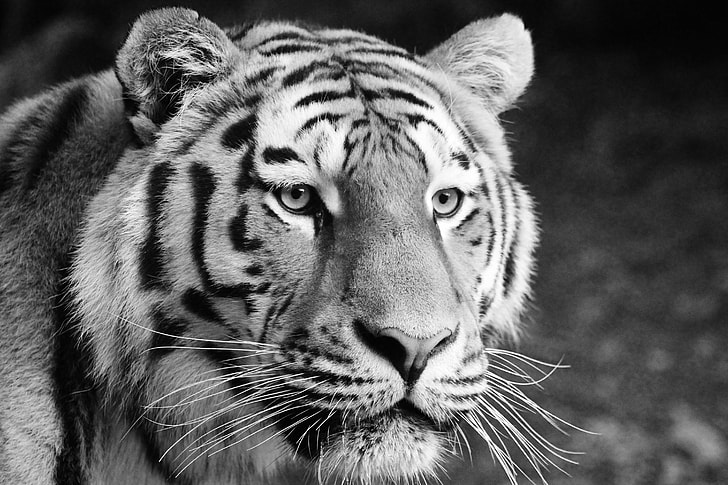
#> input picture Labworks/tiger.jpg, 728 x 485 px
$ jupyter execute Labwork1.ipynb
#> lines starting #> are read from the running program, lines starting #| are printed output that depends on the picture
## Labwork 1: Histogram and Point Processing

### Part 1. Use a pen and paper to do the following tasks:

#### Task 1: Given the following image *I*:

```
3 3 2
1 1 0
2 2 2
```

- Calculate and draw the histogram and normalized histogram of image *I*.
- Calculate and display the negative image of *I*.

[cell 1]
import numpy as np
import matplotlib.pyplot as plt

image = np.array([[3,3,2],
                 [1,1,0],
                 [2,2,2]])

hist_values, bin_edges = np.histogram(image,bins=range(5))

normalized_hist = hist_values / hist_values.sum()

negative_image = 3 - image

def plot_image_and_histograms(image):
    min_val, max_val = image.min(), image.max()
    bins = range(min_val, max_val + 2)  # +2 to include the max value
    hist_values, _ = np.histogram(image, bins=bins)

    # Normalize histogram
    normalized_hist = hist_values / hist_values.sum()

    # Create subplots
    fig, axes = plt.subplots(1, 3, figsize=(15, 4))

    # Original Image
    axes[0].imshow(image, cmap='gray', vmin=min_val, vmax=max_val)
    axes[0].set_title("Original Image")
    axes[0].axis('off')

    # Histogram
    axes[1].bar(bins[:-1], hist_values, width=0.8, align='center', color='blue', alpha=0.7)
    axes[1].set_xticks(bins[:-1])
    axes[1].set_xlabel("Pixel Intensity")
    axes[1].set_ylabel("Frequency")
    axes[1].set_title("Histogram")

    # Normalized Histogram
    axes[2].bar(bins[:-1], normalized_hist, width=0.8, align='center', color='green', alpha=0.7)
    axes[2].set_xticks(bins[:-1])
    axes[2].set_xlabel("Pixel Intensity")
    axes[2].set_ylabel("Normalized Frequency")
    axes[2].set_title("Normalized Histogram")

    plt.show()
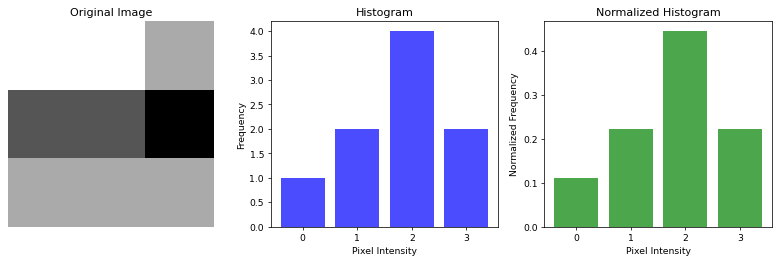
#> figure drawn by matplotlib, 3 panels; panel 2: tallest bar 4 high, from x = 1.6 to 2.4; panel 3: tallest bar 0.444 high, from x = 1.6 to 2.4

plot_image_and_histograms(image)

[cell 2]
# Display negative image
plt.figure(figsize=(5,4))
plt.imshow(negative_image, cmap='gray', vmin=0, vmax=3)
plt.title("Negative Image")
plt.axis('off')
plt.show()
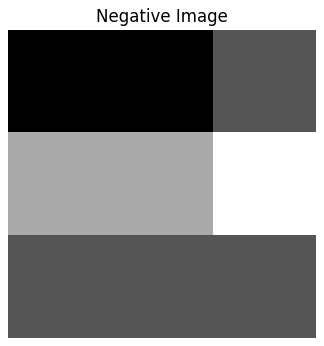
#> figure drawn by matplotlib, 1 panel

#### Task 2: Given the following image _J_:

```
0 2 1 7
3 2 5 2
1 1 7 6
5 0 0 3
```

- Calculate and draw the histogram and normalized histogram of image _J_.
- Convert image _J_ to a binary image called _B_ using the thresholding technique where the predefined threshold _k_ is the pixel that appears most frequently in the image.

[cell 3]
img2 = np.array([[0,2,1,7],
                [3,2,5,2],
                [1,1,7,6],
                [5,0,0,3]])

plot_image_and_histograms(img2)
#> in plot_image_and_histograms (call 2), `plt.show()`:
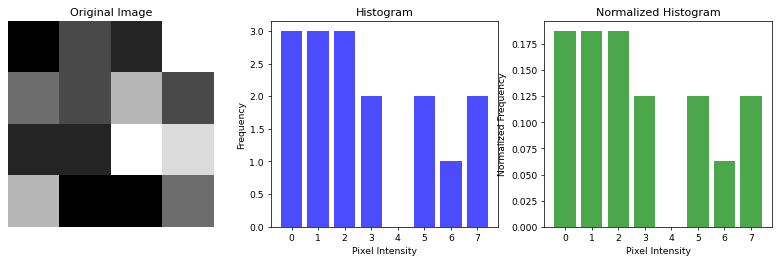
#> figure drawn by matplotlib, 3 panels

# [4 lines of commented-out code are left out]
threshold = 2
print(f"Most frequent pixel value (Threshold k): {threshold}")

#apply thresholding
binary_image = np.zeros_like(img2)
binary_image[img2>=threshold] = 1

plt.figure(figsize=(5,4))
plt.imshow(binary_image,cmap='gray',vmin=0,vmax=1)
plt.title(f'Binary Image (Threshold = {threshold})')
plt.colorbar(label="Pixel Value (0 or 1)")
plt.show()
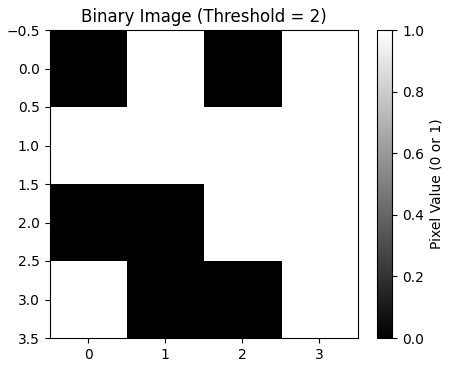
#> figure drawn by matplotlib, 2 panels

#### Task 3: Given the following image _M_:

```
123 127 128 119 115 130
140 145 148 153 167 172
133 154 183 192 194 191
194 199 207 210 198 195
164 170 175 162 173 151
```

- Calculate and draw the histogram and normalized histogram of image _M_.
- Calculate and draw the equalized histogram from image _M_. From the equalized histogram, infer the new image called _N_.
- Convert image _M_ to a binary image called _B_ using the thresholding technique where the predefined threshold _k_ is the median of the pixels of image _M_.

---

[cell 4]
M = np.array([
    [123, 127, 128, 119, 115, 130],
    [140, 145, 148, 153, 167, 172],
    [133, 154, 183, 192, 194, 191],
    [194, 199, 207, 210, 198, 195],
    [164, 170, 175, 162, 173, 151]
])

plot_image_and_histograms(M)
#> in plot_image_and_histograms (call 3), `plt.show()`:
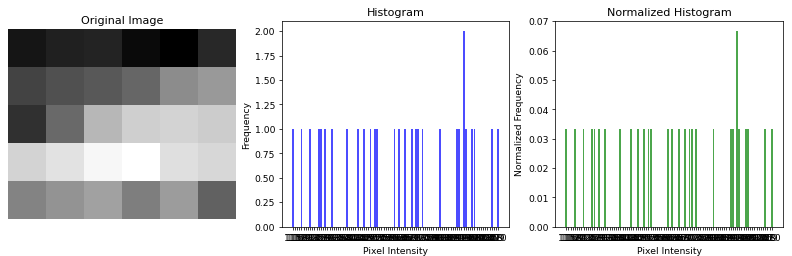
#> figure drawn by matplotlib, 3 panels; panel 2: tallest bar 2 high, from x = 193.6 to 194.4; panel 3: tallest bar 0.0667 high, from x = 193.6 to 194.4

# Calculate the histogram of the original image
hist, bins = np.histogram(M.flatten(), bins=range(0, 257))

# Compute the cumulative distribution function (CDF)
cdf = np.cumsum(hist)
cdf_normalized = cdf / cdf[-1]  # Normalize the CDF to [0, 1]

# Map the CDF values to the new pixel values
mapping = np.round(cdf_normalized * 255).astype(int)

# Apply the mapping to the original image M
N = mapping[M]

# Plot original and equalized histograms
fig, ax = plt.subplots(1, 3, figsize=(15, 4))

# Original histogram
ax[0].imshow(M, cmap='gray', vmin=M.min(), vmax=M.max())
ax[0].set_title("Original Image")
ax[0].axis('off')

ax[1].bar(bins[:-1], hist, width=1, color='blue', alpha=0.7)
ax[1].set_title("Original Histogram")
ax[1].set_xlim(0, 255)

# Equalized histogram
equalized_hist, _ = np.histogram(N.flatten(), bins=range(0, 257))
ax[2].bar(bins[:-1], equalized_hist, width=1, color='red', alpha=0.7)
ax[2].set_title("Equalized Histogram")
ax[2].set_xlim(0, 255)

plt.show()
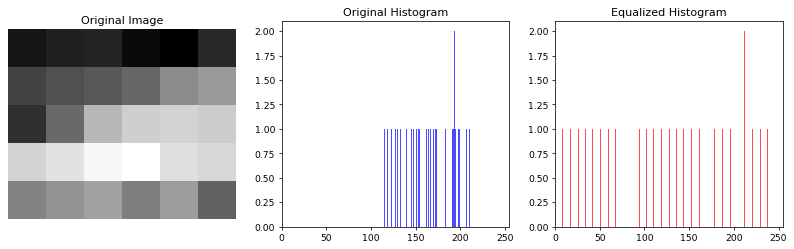
#> figure drawn by matplotlib, 3 panels; panel 2: tallest bar 2 high, from x = 193.5 to 194.5; panel 3: tallest bar 2 high, from x = 211.5 to 212.5

### Part 2. Install Anaconda on your computer, then:

- Learn how to use OpenCV with Python in Anaconda.
- Use Jupyter Notebook as your editor.
- Download some greyscale images from the Internet, then perform the following image processing tasks using OpenCV and Python:

#### Task 1: Read the downloaded images

- Use `cv2.imread()` to read the images.
- Display the images using the `imshow()` function from `matplotlib`.

[cell 5]
import cv2
import matplotlib.pyplot as plt

img = cv2.imread("tiger.jpg",cv2.IMREAD_GRAYSCALE)  # Ensure grayscale image is loaded
#> img is the input picture: shape (485, 728); min 0, max 255, mean 96.4

plt.figure(figsize=(10,8))
plt.imshow(img,cmap='gray')
plt.axis('off')
plt.show()

#### Task 2: Resize the downloaded image

- Use `cv2.resize()` to resize the image.

[cell 6]
resized_img = cv2.resize(img,(190,128))
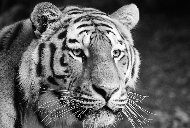
#> resized_img: shape (128, 190); min 0, max 255, mean 96.4

plt.figure(figsize=(10,8))
plt.imshow(resized_img,cmap='gray')
plt.axis('off')
plt.show()

#### Task 3: Change brightness of the downloaded image

Use the following formula:
$$ img\_{processed} = a \cdot f(x,y) + b $$
where:

- $ f(x, y) $ is the original image (`img`) at coordinate $ (x, y) $,
- $ a $ and $ b $ are user-defined constants.

[cell 7]
a = 1.1
b = 10
img_processed = a * img + b
img_processed = np.clip(img_processed, 0, 255).astype(np.uint8)
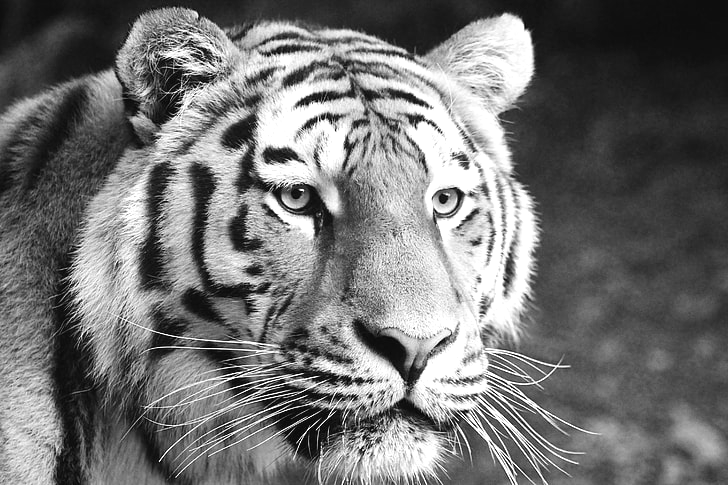
#> img_processed: shape (485, 728); min 10, max 255, mean 114.8
plt.figure(figsize=(10,8))
plt.imshow(img_processed,cmap='gray')
plt.axis("off")
plt.show()

#### Task 4: Histogram Equalization

- Calculate and display the histogram of the original image using `cv2.calcHist()`.
- Use `cv2.equalizeHist()` to calculate the new equalized image.
- Display the equalized histogram.

[cell 8]
hist_original = cv2.calcHist([img], [0], None, [256], [0, 256])
#> hist_original = 256 values, max 3532 at index 6, min 209 at index 254, mean 1379.2

# Apply histogram equalization
img_equalized = cv2.equalizeHist(img)
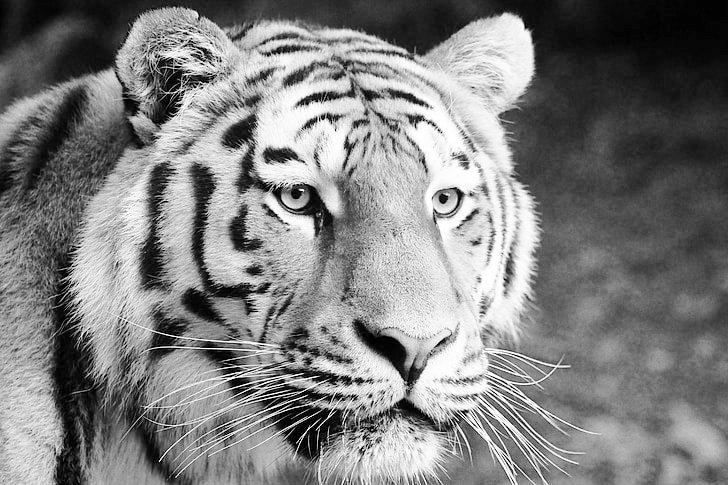
#> img_equalized: shape (485, 728); min 0, max 255, mean 127.4

# Calculate the histogram of the equalized image
hist_equalized = cv2.calcHist([img_equalized], [0], None, [256], [0, 256])
#> hist_equalized = 256 values, max 3532 at index 7, min 0 at index 3, mean 1379.2

plt.figure(figsize=(10, 8))

# Original histogram
plt.subplot(1, 2, 1)
plt.plot(hist_original)
plt.title("Histogram of Original Image")
plt.xlim([0, 256])

# Equalized histogram
plt.subplot(1, 2, 2)
plt.plot(hist_equalized)
plt.title("Histogram of Equalized Image")
plt.xlim([0, 256])

plt.show()
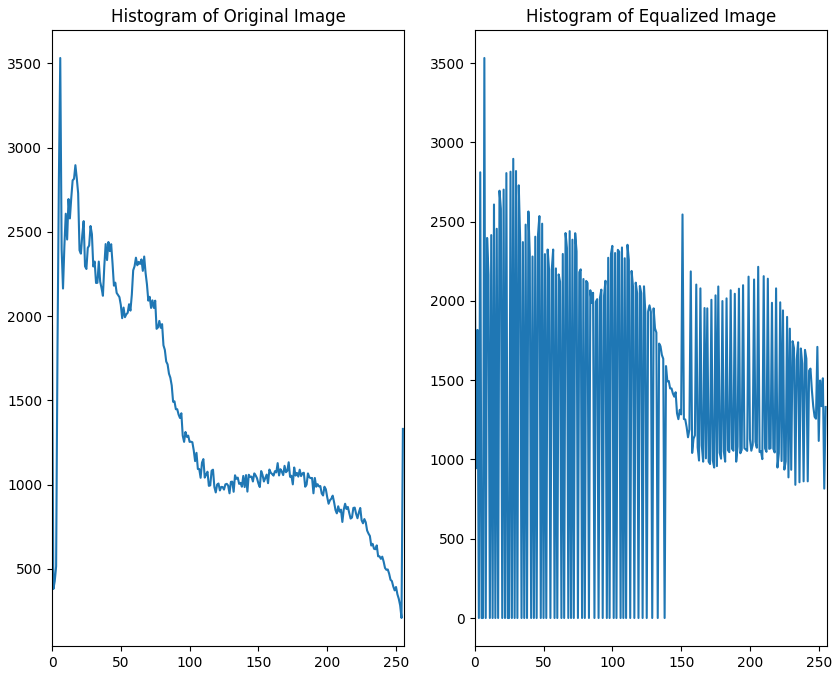
#> figure drawn by matplotlib, 2 panels; panel 1: curve peaks at x = 6, y = 3532; panel 2: curve peaks at x = 7, y = 3532

[cell 9]
plt.figure(figsize=(10, 8))
# Original image
plt.subplot(1, 2, 1)
plt.imshow(img, cmap='gray')
plt.title("Original Image")
plt.axis('off')

# Equalized image
plt.subplot(1, 2, 2)
plt.imshow(img_equalized, cmap='gray')
plt.title("Equalized Image")
plt.axis('off')

plt.show()
